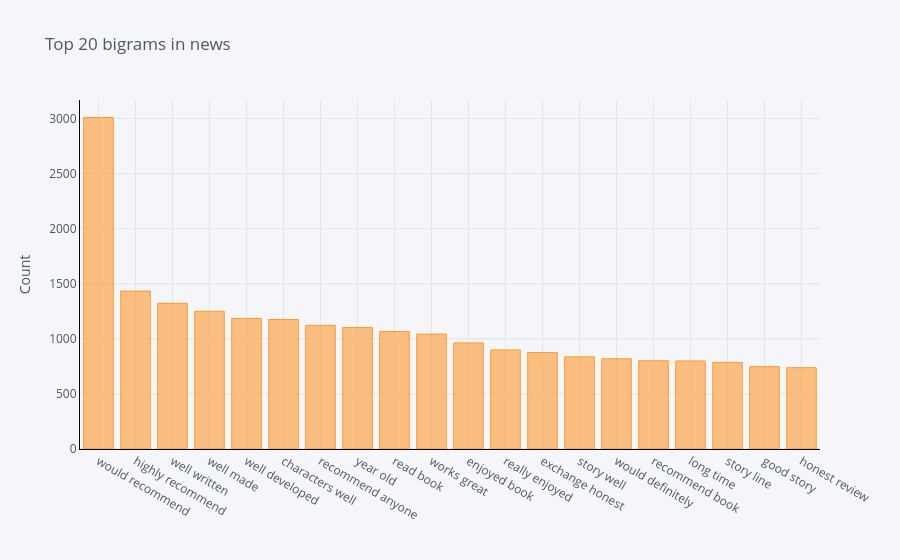

The code cell stored with this chart in its notebook:
### Code cell
#Function to get top bigram words
def get_top_n_bigram(corpus, n=None):
    vec = CountVectorizer(ngram_range=(2, 2)).fit(corpus)
    bag_of_words = vec.transform(corpus)
    sum_words = bag_of_words.sum(axis=0) 
    words_freq = [(word, sum_words[0, idx]) for word, idx in vec.vocabulary_.items()]
    words_freq =sorted(words_freq, key = lambda x: x[1], reverse=True)
    return words_freq[:n]

#Calling function and return only top 20 words
common_words = get_top_n_bigram(cleaned_data['text_'], 20)

#Printing the word and frequency
for word, freq in common_words:
    print(word, freq)
    
#Creating the dataframe of word and frequency
df3 = pd.DataFrame(common_words, columns = ['text_' , 'count'])

#Group by words and plot the sum
df3.groupby('text_').sum()['count'].sort_values(ascending=False).iplot(
    kind='bar', yTitle='Count', linecolor='black', title='Top 20 bigrams in news')

### Figure 1 — Plotly figure (JSON) as saved in the notebook; plotly's stock layout.template omitted (floating-point values rounded to 4 significant figures)
{"data": [{"marker": {"color": "rgba(255, 153, 51, 0.6)", "line": {"color": "rgba(255, 153, 51, 1.0)", "width": 1}}, "name": "count", "orientation": "v", "text": "", "type": "bar", "x": ["would recommend", "highly recommend", "well written", "well made", "well developed", "characters well", "recommend anyone", "year old", "read book", "works great", "enjoyed book", "really enjoyed", "exchange honest", "story well", "would definitely", "recommend book", "long time", "story line", "good story", "honest review"], "y": [3009, 1433, 1322, 1250, 1185, 1175, 1122, 1103, 1066, 1043, 963, 899, 875, 837, 819, 801, 799, 786, 748, 738]}], "layout": {"legend": {"bgcolor": "#F5F6F9", "font": {"color": "#4D5663"}}, "paper_bgcolor": "#F5F6F9", "plot_bgcolor": "#F5F6F9", "title": {"font": {"color": "#4D5663"}, "text": "Top 20 bigrams in news"}, "xaxis": {"gridcolor": "#E1E5ED", "linecolor": "black", "showgrid": true, "tickfont": {"color": "#4D5663"}, "title": {"font": {"color": "#4D5663"}, "text": ""}, "zerolinecolor": "#E1E5ED"}, "yaxis": {"gridcolor": "#E1E5ED", "linecolor": "black", "showgrid": true, "tickfont": {"color": "#4D5663"}, "title": {"font": {"color": "#4D5663"}, "text": "Count"}, "zerolinecolor": "#E1E5ED"}}}
